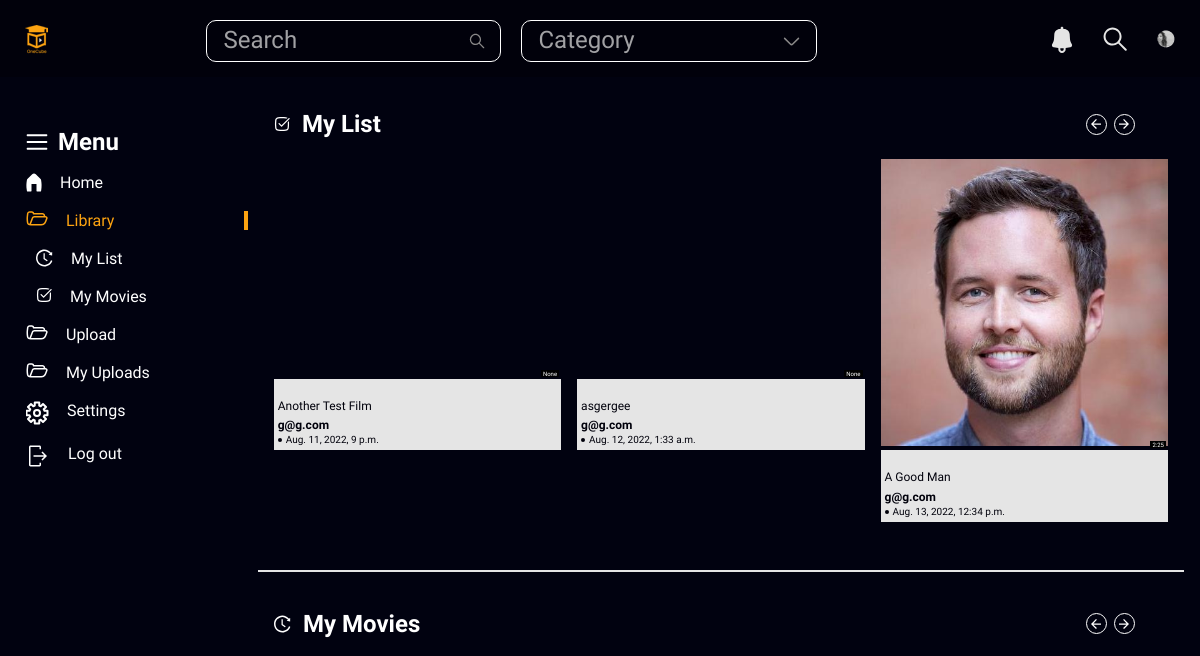
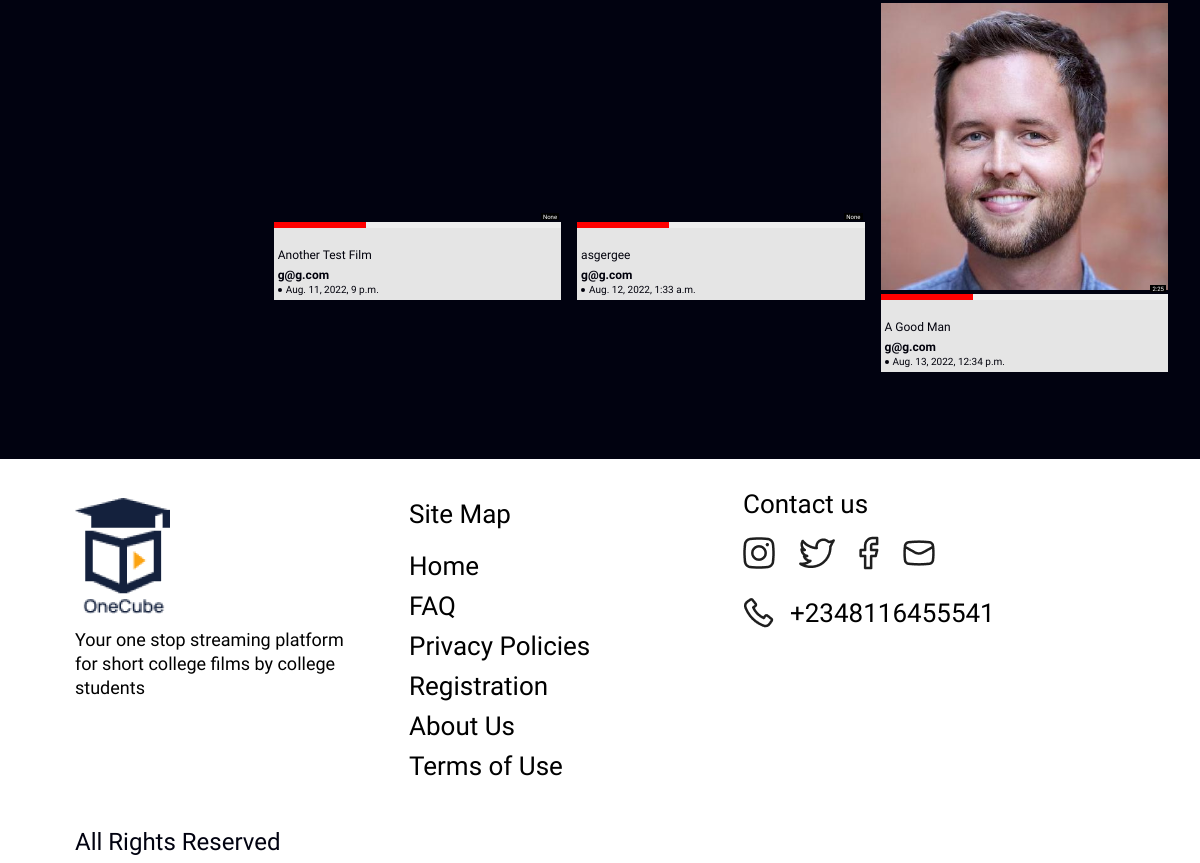
/library/ (signed in), run on an earlier commit of the app's database (2 pictures, top to bottom).
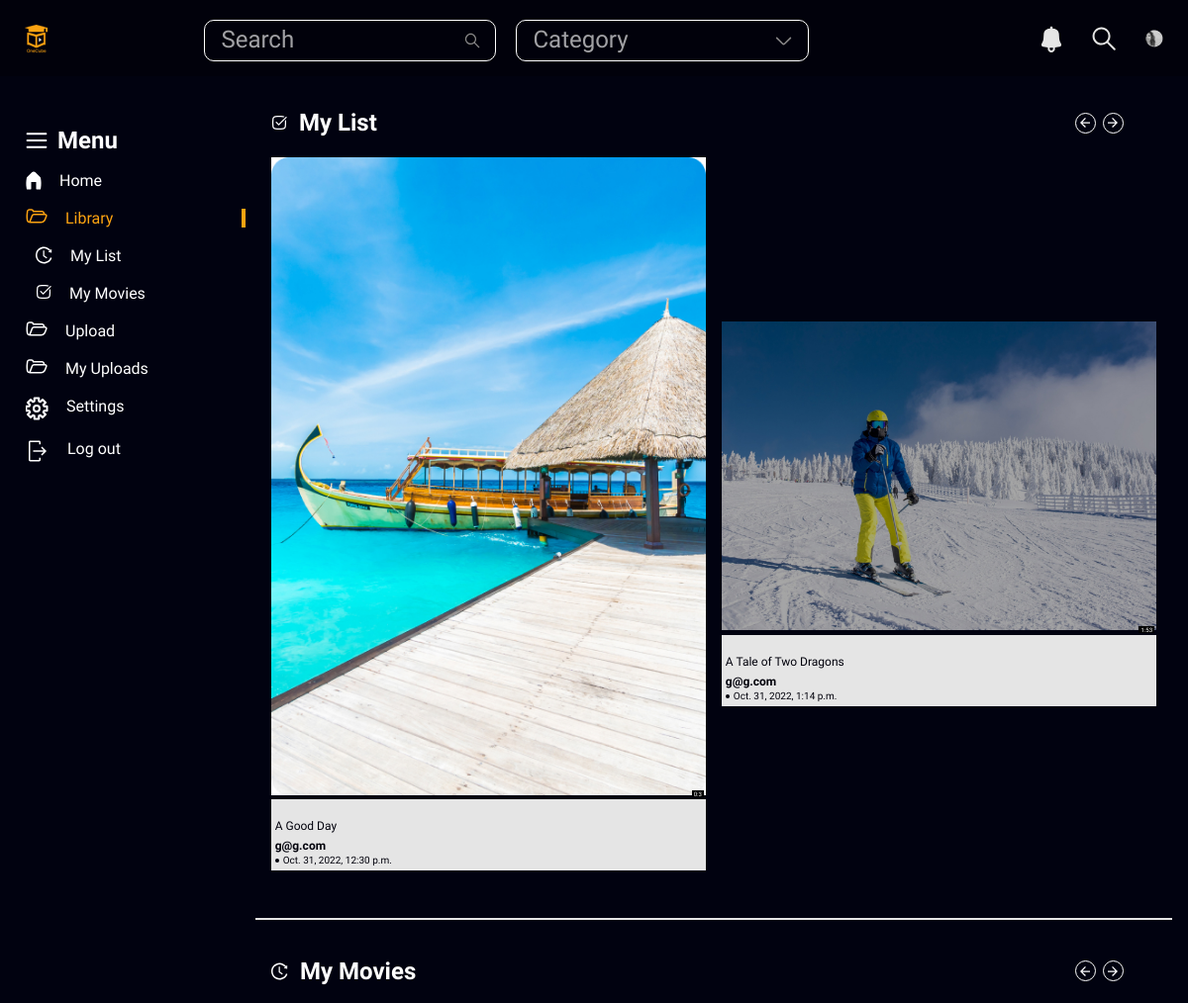
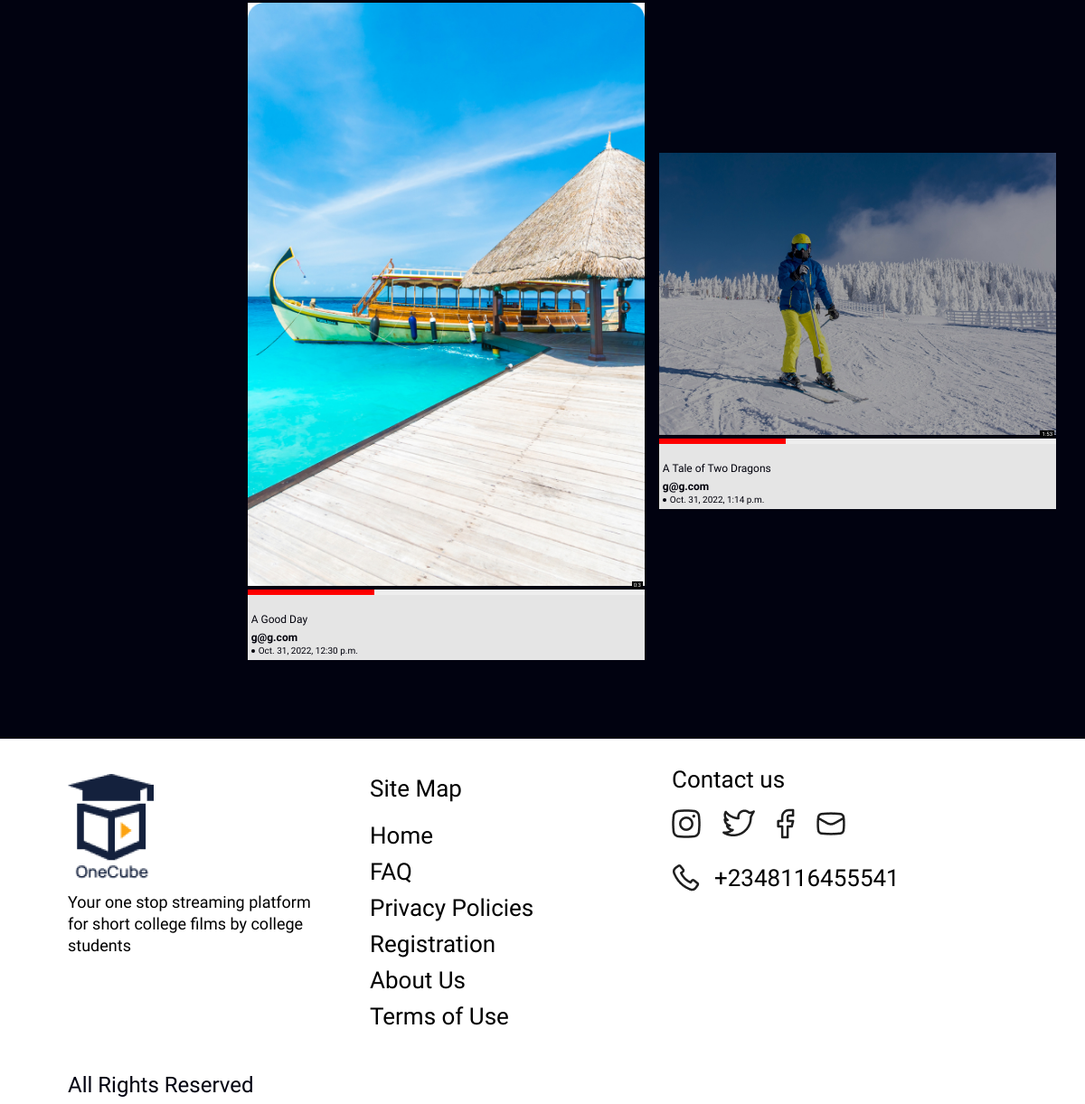
And on a later commit of the database (2 pictures, top to bottom).
### movie/models.py (models this page shows, shortened)
class Movie(models.Model):
    title = models.CharField(max_length=250)
    description = models.CharField(max_length=250)
    thumbnail = models.ImageField(upload_to='movies/thumbnails/%y%m%d', null=True, blank=True)
    movie = models.FileField(upload_to='movies/movie/%y%m%d', validators=[validate_file_extension], null=True)
    category =  models.TextField(choices=CATEGORY_CHOICES)
    uploader = models.ForeignKey(User, on_delete=models.CASCADE)
    length = models.CharField(max_length=100, null=True, blank=True)
    upload_date = models.DateTimeField(auto_now_add=True, null=True)
    favourites = models.ManyToManyField(User, related_name='favourite', default=None, blank=True)
    likes = models.ManyToManyField(User, default=0, related_name='movie_likes')
    dislikes = models.ManyToManyField(User, default=0, related_name='movie_dislikes')

### users/models.py (models this page shows)
class NewUser(AbstractBaseUser, PermissionsMixin):
    reg_number = models.CharField(max_length=10)
    email = models.EmailField(_('email address'), unique= True)
    college_name = models.CharField(max_length=100)
    username = models.CharField(max_length=150, blank=True)
    first_name = models.CharField(max_length=150, blank=True)
    last_name = models.CharField(max_length=150, null=True, blank=True)
    start_date = models.DateTimeField(default=timezone.now)
    is_staff = models.BooleanField(default=False)
    is_active = models.BooleanField(default=True)
    otp = models.CharField(max_length=6, null=True, blank=True)
    objects = CustomAccountManager()
    USERNAME_FIELD = "email"
    REQUIRED_FIELDS = []
    def __str__(self):
        return self.email

### movie/views.py (the view)
# urls.py: path('library/', my_movies, name="library"),
def my_movies(request):
    if not request.user.id:
        return render(request, 'blank.html', {})
    if not request.user:
        permission_error = "You Don't Have Permission To View This Page"
        return render(request, 'my_movies.html', {'permission_error':permission_error})
    favs = Movie.objects.filter(favourites=request.user)
    movs = Movie.objects.filter(uploader=request.user)
    cats = Category.objects.all()
    data = {
        'movs':movs,
        'favs':favs,
        'cats':cats
        }
    return render(request, 'library.html', data)

### templates/library.html (shortened to what this page needs)
{%load static%}
<!DOCTYPE html>
<html lang="en">
<head>
    <link rel="stylesheet" href="{%static 'css/library.css'%}">
</head>
<body>
    <header class="library--header">
        <nav class="library navbar">
            <div class="library logo">
                <img src="{%static 'logo.png'%}" alt="logo">
            </div>
            <div class="library searchCategory">
                <div class="library header search">
                    <div class="library header searchWrap">
                        <input type="text" placeholder="Search">
                    </div>
                </div>
                <div class="library header category">
                    <div class="library header categoryWrap">
                        <input type="" value="" placeholder="Category">
                        <svg width="17" height="9" viewBox="0 0 17 9" fill="none" xmlns="http://www.w3.org/2000/svg">
                            <path d="M15.4611 1.34753L9.76434 7.04425C9.09156 7.71702 7.99066 7.71702 7.31788 7.04425L1.62109 1.34753" stroke="#8A8989" stroke-width="1.5" stroke-miterlimit="10" stroke-linecap="round" stroke-linejoin="round"/>
                        </svg>
                    </div>
                </div>
            </div>
            <div class="library icons">
                <div class="libray notifications">
                </div>
                <div class="libray searchIcon">
                </div>
                <div class="libray profile">
                    <img src="{%static 'Ellipse-13.png'%}" alt="profile-pic">
                </div>
            </div>
        </nav>
    </header>
    <main class="library main">
        <div class="library sideBar">
            <div class="sideBarHeading">
                <p class="sideBarHeadingListP">Menu</p>
            </div>
            <ul>
                <a class="sideBarHeadingLink" href="{%url 'dashboard' user.id%}">
                    <li class="sideBarHeadingList">
                        <p class="sideBarHeadingListP">Home</p>
                    </li>
                </a>
                <a class="sideBarHeadingLink" href="#">
                    <li class="sideBarHeadingList lib">
                        <p class="sideBarHeadingListP">Library</p>
                    </li>
                </a>
                <a class="sideBarHeadingLink" href="#my_list">
                    <li class="sideBarHeadingList comp">
                        <p class="sideBarHeadingListP">My List</p>
                    </li>
                </a>
                <a class="sideBarHeadingLink" href="#my_movies">
                    <li class="sideBarHeadingList comp">
                        <p class="sideBarHeadingListP">My Movies</p>
                    </li>
                </a>
                <a class="sideBarHeadingLink" href="{%url 'add_movie'%}">
                    <li class="sideBarHeadingList">
                        <p class="sideBarHeadingListP">Upload</p>
                    </li>
                </a>
                <a class="sideBarHeadingLink" href="{%url 'my_videos'%}">
                    <li class="sideBarHeadingList">
                        <p class="sideBarHeadingListP">My Uploads</p>
                    </li>
                </a>
                <a class="sideBarHeadingLink" href="{%url 'settings'%}">
                    <li class="sideBarHeadingList">
                        <p class="sideBarHeadingListP">Settings</p>
                    </li>
                </a>
                <a class="sideBarHeadingLink" href="{%url 'user_logout'%}">
                    <li class="sideBarHeadingList">
                        <p class="sideBarHeadingListP">Log out</p>
                    </li>
                </a>
            </ul>
        </div>
        <div class="moviesSection">
            <div class="library completedMovies">
                <div class="library completedMovies--top">
                    <div class="library completedMovies--left">
                        <p id="my_list">My List</p>
                    </div>
                    <div class="library completedMovies--right">
                        <div class="library arrowCircle" id="slide-arrow-prev">
                            <svg width="10" height="10" viewBox="0 0 10 10" fill="none" xmlns="http://www.w3.org/2000/svg">
                                <path d="M5 0L5.89375 0.870625L2.40625 4.375H10V5.625H2.40625L5.89375 9.10812L5 10L0 5L5 0Z" fill="white"/>
                            </svg>
                        </div>
                        <div class="library arrowCircle" id="slide-arrow-next">
                            <svg width="10" height="10" viewBox="0 0 10 10" fill="none" xmlns="http://www.w3.org/2000/svg">
                                <path d="M5 0L4.10625 0.870625L7.59375 4.375H0V5.625H7.59375L4.10625 9.10812L5 10L10 5L5 0Z" fill="white"/>
                            </svg>
                        </div>
                    </div>
                </div>
                <div class="library completedMovies--bottom" id="slides-container">
                    {%for film in favs %}
                    <div class="library moviesBox slide" id="slide">
                        <div class="library moviesImg">
                            <div class="library moviesImgWrap">
                                <a href="{%url 'detail' film.id%}">
                                    <video width="100%" {%if film.thumbnail%} poster="{{film.thumbnail.url}}"  {%endif%}>
                                        <source src="{{film.movie.url}}" type="video/mp4">
                                    </video>
                                </a>
                                <div class="library movieLength">{{film.length}}</div>
                            </div>
                        </div>
                        <div class="library movieDetails">
                            <p class="library movieTitle">{{film.title}}</p>
                            <p class="library movieCreator">{{film.uploader}}</p>
                            <div class="library movieViews">
                                <svg width="2" height="2" viewBox="0 0 2 2" fill="none" xmlns="http://www.w3.org/2000/svg">
                                    <rect width="2" height="2" rx="1" fill="#01010B"/>
                                </svg>
                                <p class="library lastViewed">{{film.upload_date}}</p>
                            </div>
                        </div>
                    </div>
                    {%endfor%}
                </div>
            </div>
            <div class="library line"></div>
            <div class="library continueWatching">
                <div class="library continueWatching--top">
                    <div class="library continueWatching--left">
                        <p id="my_movies">My Movies</p>
                    </div>
                    <div class="library continueWatching--right">
                        <div class="library arrowCircle" id="slide-arrow-prev1">
                            <svg width="10" height="10" viewBox="0 0 10 10" fill="none" xmlns="http://www.w3.org/2000/svg">
                                <path d="M5 0L5.89375 0.870625L2.40625 4.375H10V5.625H2.40625L5.89375 9.10812L5 10L0 5L5 0Z" fill="white"/>
                            </svg>
                        </div>
                        <div class="library arrowCircle" id="slide-arrow-next1">
                            <svg width="10" height="10" viewBox="0 0 10 10" fill="none" xmlns="http://www.w3.org/2000/svg">
                                <path d="M5 0L4.10625 0.870625L7.59375 4.375H0V5.625H7.59375L4.10625 9.10812L5 10L10 5L5 0Z" fill="white"/>
                            </svg>
                        </div>
                    </div>
                </div>
                <div class="library continueWatching--bottom" id="slides-container1">
                    {%for movie in movs%}
                    <div class="library moviesBox slide1" id="slide1">
                        <div class="library moviesImg">
                            <div class="library moviesImgWrap">
                                <a href="{%url 'detail' movie.id%}">
                                    <video width="100%"{%if movie.thumbnail %} poster="{{movie.thumbnail.url}}" {%endif%}>
                                        <source src="{{movie.movie.url}}" type="video/mp4">
                                    </video>
                                </a>
                                <div class="library movieLength">{{movie.length}}</div>
                            </div>
                            <progress class="library movieProgress" value="32" max="100"></progress>
                        </div>
                        <div class="library movieDetails">
                            <p class="library movieTitle">{{movie.title}}</p>
                            <p class="library movieCreator">{{movie.uploader}}</p>
                            <div class="library movieViews">
                                <svg width="2" height="2" viewBox="0 0 2 2" fill="none" xmlns="http://www.w3.org/2000/svg">
                                    <rect width="2" height="2" rx="1" fill="#01010B"/>
                                </svg>
                                <p class="library lastViewed">{{movie.upload_date}}</p>
                            </div>
                        </div>
                    </div>
                    {%endfor%}
                </div>
            </div>
        </div>
    </main>
    <footer>
        <div class="footer-wrapper">
            <div class="footer-description">
                <img class="footer-logo" src="{%static 'desktop-footer-logo.png'%}" alt="one-cube logo" srcset="{%static 'mobile-footer-logo.png'%} 77w,
                        {%static 'desktop-footer-logo.png'%} 95w" sizes="(min-width: 1025px) 95px,
                        77px">
                <p class="footer-desc-text">Your one stop streaming platform for short college films by college students
                </p>
            </div>
            <div class="footer-site-map">
                <h2 class="footer-headings">Site Map</h2>
                <ul class="footer-list">
                    <li>
                        <a href="{%url 'dashboard' user.id%}" class="footer-link">Home</a>
                    </li>
                    <li>
                        <a href="" class="footer-link">FAQ</a>
                    </li>
                    <li>
                        <a href="" class="footer-link">Privacy Policies</a>
                    </li>
                    <li>
                        <a href="" class="footer-link">Registration</a>
                    </li>
                    <li>
                        <a href="" class="footer-link">About Us </a>
                    </li>
                    <li>
                        <a href="{%url 'terms'%}" class="footer-link">Terms of Use</a>
                    </li>
                </ul>
            </div>
            <div class="footer-contact">
                <h2 class="footer-headings">Contact us</h2>
                <div class="socials-icon">
                    <a href="" class="footer-link">
                        <img src="{%static 'desktop-insta.png'%}" alt="instagram-icon" srcset="{%static 'desktop-insta.png'%} 31.47w,
                        {%static 'insta.png' %} 19.67w" sizes="(min-width: 1025px) 31.47px,
                        19.67px">
                    </a>
                    <a href="" class="footer-link">
                        <img src="{%static 'desktop-twitter.png' %}" alt="twitter-icon" srcset="{%static 'desktop-twitter.png'%} 35.83w,
                        {%static 'twitter.png'%} 22.4w" sizes="(min-width: 1025px) 35.83px,
                        22.4px">
                    </a>
                    <a href="" class="footer-link">
                        <img src="{%static 'desktop-fb.png'%}" alt="fb-icon" srcset="{%static 'desktop-fb.png'%} 19w,
                        {%static 'fb.png'%} 11.88w" sizes="(min-width: 1025px) 19px,
                        11.88px">
                    </a>
                    <a href="" class="footer-link">
                        <img src="{%static 'desktop-mail.png'%}" alt="mail-icon" srcset="{%static 'desktop-mail.png'%} 31.3w,
                        {%static 'mail.png'%} 19.56w" sizes="(min-width: 1025px) 31.3px,
                        19.56px">
                    </a>
                </div>
                <div class="footer-phone">
                    <img src="{%static 'desktop-phone.png' %}" alt="phone-icon" srcset="{%static 'desktop-phone.png' %} 29.19w,
                        {%static 'phone.png'%} 18.24w" sizes="(min-width: 1025px) 29.19px,
                        18.24px">
                    <p>+2348116455541</p>
                </div>
            </div>
            <p id="rights">All Rights Reserved</p>
        </div>
    </footer>
</body>
</html>

What changed in the data, as far as the page shows it:
removed Movie: length "None", title "Another Test Film", uploader "g@g.com", upload_date "Aug. 11, 2022, 9 p.m."
removed Movie: length "None", title "asgergee", uploader "g@g.com", upload_date "Aug. 12, 2022, 1:33 a.m."
removed Movie: length "2:25", title "A Good Man", uploader "g@g.com", upload_date "Aug. 13, 2022, 12:34 p.m."
added Movie: length "0:3", title "A Good Day", uploader "g@g.com", upload_date "Oct. 31, 2022, 12:30 p.m."
added Movie: length "1:53", title "A Tale of Two Dragons", uploader "g@g.com", upload_date "Oct. 31, 2022, 1:14 p.m."
